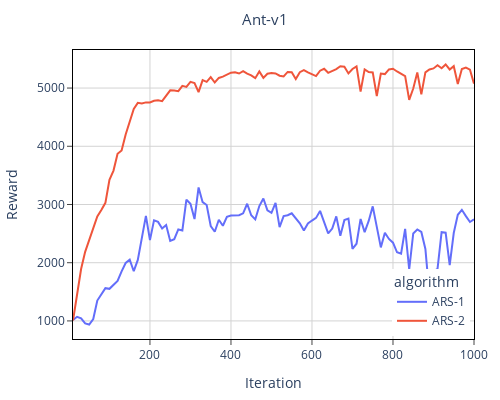
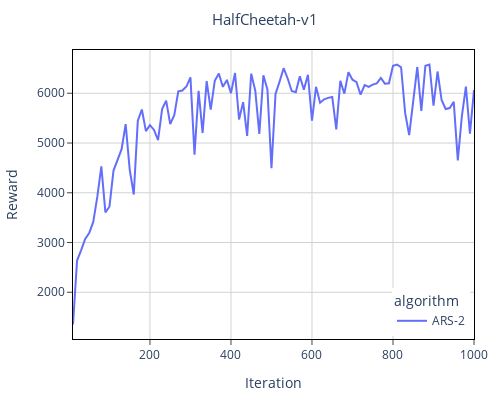
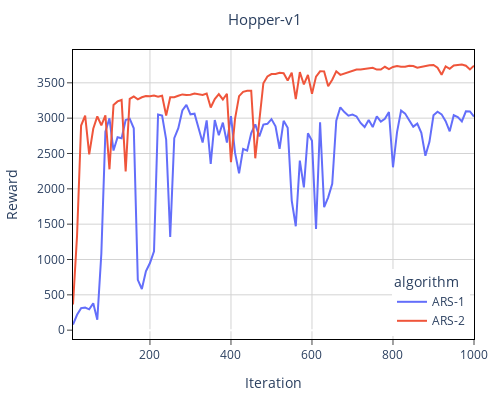
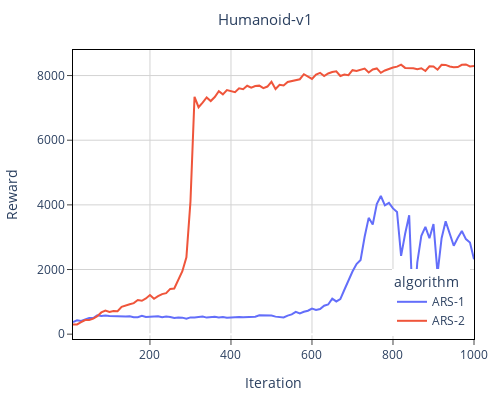

The notebook cell these images were saved under, in order:
### Code cell
for env_name, df in data.groupby("task"):
    plot_env(env_name, df)
